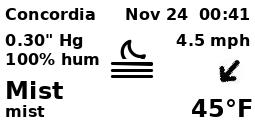

Write the Python code that produced this figure.
# export OPEN_WEATHER_TOKEN='api token'
from os import environ
import time
import requests
from weather_graphic import Conditions, Weather_Graphic
from collections import namedtuple


LAT, LON = "39.571", "-97.662"
url = "http://api.openweathermap.org/data/2.5/weather"
params = {"appid": environ['OPEN_WEATHER_TOKEN'], "lat": LAT, "lon": LON, }


Display = namedtuple( 'Display', [ 'width', 'height' ] )
display = Display(255,122)

if True:
    response = requests.get(url=url, params=params)
    print(response)
    print(response.text)       
    if response.status_code == 200:
        conditions = Conditions(response.json())
        graphic = Weather_Graphic(conditions, display)
        graphic.display_weather()
        im = graphic.create_image()
        im.save("weather.jpg", "JPEG")
    else:
        print(f"Unable to retrieve {response.url}")
    #time.sleep(600)

